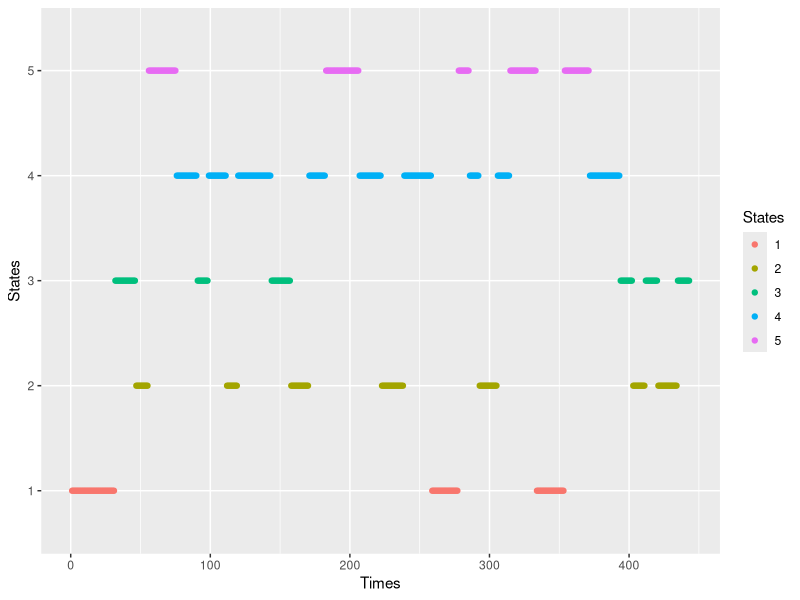
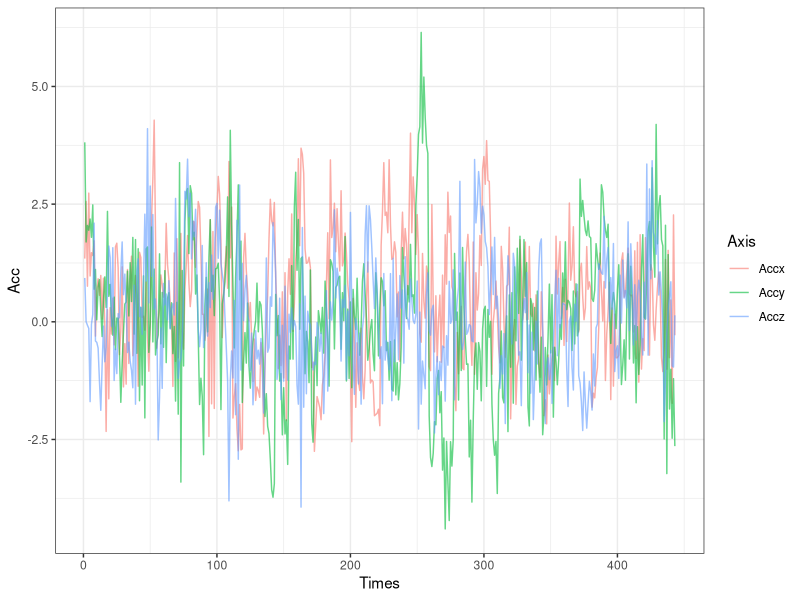

R code for these plots, in order:
library(tidyverse)
# This script performes some simultions of the model presented
#######################################################################
############################### Simulations ###########################
#######################################################################

### 1. Set model's parameters

# Sojourn time parameters
lambda=c(20,13,10.8,15.8,17.2) 
M=length(lambda) # Number of possible states

# Parameters of AR models
alphas=list()
alphas[[1]]=c(0.2,0.3,0.4) # alpha parameter for state 1 for the three acc axis
alphas[[2]]=c(0.7,0.2,-0.2) # alpha parameter for state 2 for the three acc axis
alphas[[3]]=c(-.1,-.04,0.2) # alpha parameter for state 3 for the three acc axis
alphas[[4]]=c(0.6,0.6,0.5) # alpha parameter for state 4 for the three acc axis
alphas[[5]]=c(0.4,-0.3,0.3) # alpha parameter for state 5 for the three acc axis

betas1=list() 
betas1[[1]]=c(0.4,0.5,.1) # beta1 for state 1 for the three acc axis
betas1[[2]]=c(0.2,0.35,.6) # beta1 for state 2 for the three acc axis
betas1[[3]]=c(0.5,0.6,.2) # beta1 for state 3 for the three acc axis
betas1[[4]]=c(0.1,0.2,.25) # beta1 for state 4 for the three acc axis
betas1[[5]]=c(0.3,0.4,.15) # beta1 for state 5 for the three acc axis

betas2=list() 
betas2[[1]]=c(NA,0.1,NA) # beta2 for state 1 for the three acc axis
betas2[[2]]=c(NA,0.2,.35) # beta2 for state 2 for the three acc axis
betas2[[3]]=c(NA,NA,NA) # beta2 for state 3 for the three acc axis
betas2[[4]]=c(0.1,0.1,NA) # beta2 for state 4 for the three acc axis
betas2[[5]]=c(0.15,NA,NA) # beta2 for state 5 for the three acc axis

betas3=list() 
betas3[[1]]=c(NA,NA,NA) # beta3 for state 1 for the three acc axis
betas3[[2]]=c(NA,NA,.05) # beta3 for state 2 for the three acc axis
betas3[[3]]=c(NA,NA,NA) # beta3 for state 3 for the three acc axis
betas3[[4]]=c(NA,0.01,NA) # beta3 for state 4 for the three acc axis
betas3[[5]]=c(NA,NA,NA) # beta3 for state 5 for the three acc axis

k=cbind(c(1,2,1),c(1,2,3),c(1,1,1),c(2,3,1),c(2,1,1)) # order of each model

# Initial distributions
delta=rep(1,M)/M

# Trasition probability matrix:
# tmp_ii=0
tpm <- matrix(c(0, 0.34, 0.255, 0.105, 0.3,
                0.2, 0, 0.35, 0.25, 0.2,
                0.11, 0.25,0, 0.29,0.35,
                0.1, 0.2, 0.3, 0,0.4,
                0.25,0.15,0.20,0.4,0), byrow = T, nrow = 5)

# Number of total NAS sequence (i.e, number of changes)
Tc=30

### 2. Simulation of the NAS sequence 
states=numeric(Tc)
for (j in 1:Tc) {
  if (j == 1) {
    states[1] <- sample(x = 1:M, size = 1, prob = delta)
  } else {
    states[j] <- sample(x = 1:M, size = 1, prob = tpm[states[j -1], ])
  }
}

### 3. Simultation of the sojourn times 
Stimes=numeric(Tc)
for (j in 1:Tc) {
  Stimes[j] <- rpois(1,lambda [states[j]])
}
totL=sum(Stimes)

### 4. Simultation of the observations (AR models)
Obs=matrix(NA,nrow=3,ncol=totL)
count=1 # to index the Obs matrix
for (i in 1:Tc)# change in state 
{
  act.state=states[i]
  for (j in 1:3)# acc axis
  {   
    # set the order of the actual model
    ars=c(alphas[[act.state]][j],betas1[[act.state]][j],
          betas2[[act.state]][j],betas3[[act.state]][j])
    
    # Simulate the ar mode with arima.sim function
    simu=arima.sim(list(ar=na.omit(ars)), n=Stimes[i])
    Obs[j,(count:(count+length(simu)-1))]=simu
  }
  count=count+length(simu)
}

### 7. Creation of the Data Frame with the simulated data
States=as.factor(rep(rep(states,times=Stimes),3))
Acc=c(Obs[1,],Obs[2,],Obs[3,])
Axis=c(rep('Accx',length(Obs[1,])),rep('Accy',length(Obs[2,])),
       rep('Accz',length(Obs[3,])))
Times=rep(seq(1,totL),3)
Obs.df=data.frame(Times,Acc,Axis,States)

### 6. Plot the simulations
# Plot state sequencies
ggplot(Obs.df %>% filter(Axis=='Accx')) + geom_point(aes(x=Times,y=States,col=States))

# Plot the Observations
ggplot(Obs.df) + geom_line(aes(x=Times,y=Acc,col=Axis),alpha=0.6)+theme_bw()

Ks=matrix(0,ncol=4,nrow=15)
Ks[,1]=1
Ks[,2]=1
c=1
for (i in 1:3)
{
  for(j in 1:5)
  { 
    if (k[i,j]>1)
    {Ks[c,3]=1}
    
    if (k[i,j]>2)
    {Ks[c,4]=1}
    
    c=c+1
  }
}
